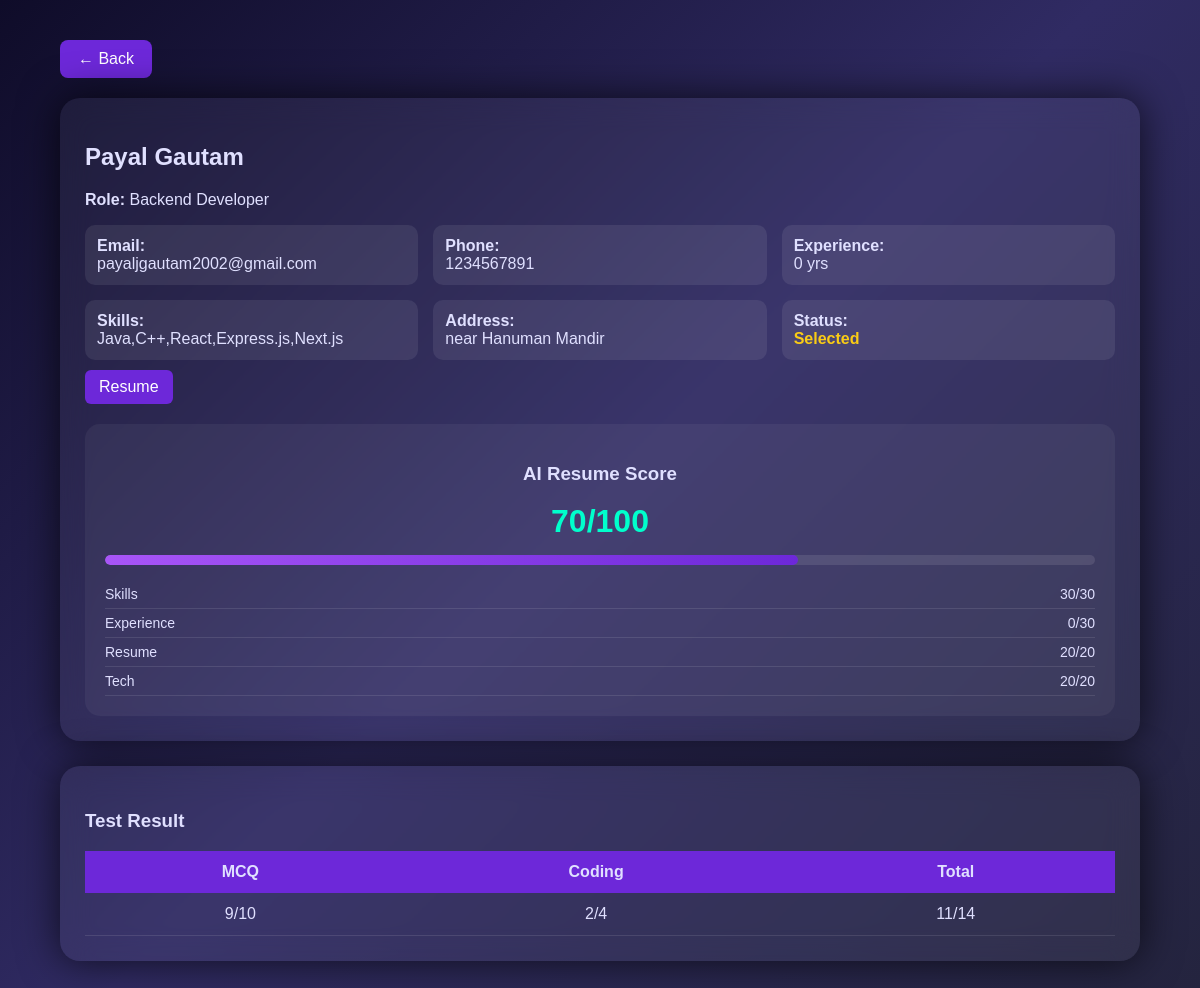
The app's page /application/39/ (signed in) with its own data.
### user_auth/models.py (models this page shows, shortened)
class Application(models.Model):
    STATUS_CHOICES = [
        ('Under Review', 'Under Review'),
        ('Shortlisted', 'Shortlisted'),
        ('Interview Scheduled', 'Interview Scheduled'),
        ('Accepted', 'Accepted'),
        ('Rejected', 'Rejected')
    ]
    user = models.ForeignKey(custom_user, on_delete=models.CASCADE, related_name='applications')
    full_name = models.CharField(max_length=255)
    email = models.EmailField()
    phone = models.CharField(
        max_length=10,
        validators=[RegexValidator(regex=r'^\d{10}$', message="Phone number must be exactly 10 digits.")],
        blank=True,
        null=True
    )
    address = models.TextField()
    skills = models.CharField(max_length=255)
    experience = models.IntegerField()
    preferred_technology = models.CharField(max_length=255)
    company_name = models.CharField(max_length=255, blank=True, null=True)
    linkedin = models.URLField(blank=True, null=True)
    github = models.URLField(blank=True, null=True)
    freshers = models.CharField(max_length=255)
    internship_role = models.CharField(max_length=255)
    internship = models.ForeignKey(
    InternshipPost,
    on_delete=models.CASCADE,
    related_name='applications',
    null=True,  # allow null for existing rows
    blank=True
    )
    resume = models.FileField(upload_to='resumes/', blank=True, null=True)
    certificates = models.FileField(upload_to='certificates/', blank=True, null=True)
    applied_on = models.DateTimeField(auto_now_add=True)
    status = models.CharField(max_length=50, choices=STATUS_CHOICES, default='Under Review')
    test_taken = models.BooleanField(default=False)
    passed = models.BooleanField(default=False)

class TestResult(models.Model):
    user = models.ForeignKey(custom_user, on_delete=models.CASCADE)
    application = models.ForeignKey(Application, on_delete=models.CASCADE, null=True, blank=True)
    score = models.IntegerField()
    total_questions = models.IntegerField()
    mcq_score = models.IntegerField(default=0)
    mcq_total = models.IntegerField(default=0)
    coding_score = models.IntegerField(default=0)
    coding_total = models.IntegerField(default=0)
    submitted_at = models.DateTimeField(auto_now_add=True)
    passed = models.BooleanField(default=False)

### user_auth/views.py (the view)
# urls.py: path('application/<int:app_id>/', views.view_application, name='view_application'),
@login_required
def view_application(request, app_id):
    application = get_object_or_404(Application, id=app_id)
    if request.user.is_superuser:
        pass
    elif request.user.role == "company":
        if application.company_name != request.user.company_profile.company_name:
            messages.error(request, "Unauthorized ❌")
            return redirect("company_dashboard")
    else:
        messages.error(request, "Unauthorized ❌")
        return redirect("home")
    ai_score = calculate_score(application)
    skills_score = 30 if application.skills else 0
    exp_score = min(application.experience * 10, 30) if application.experience else 0
    resume_score = 20 if application.resume else 0
    tech_score = 20 if application.preferred_technology else 0
    application.ai_score = ai_score  # temporary attach
    from .models import TestResult
    test_result = TestResult.objects.filter(application=application).order_by('-id').first()
    role_name = DOMAIN_ROLE_MAP.get(application.internship_role, application.internship_role)
    context = {
        "application": application,
        "test_result": test_result,
        "role_name": role_name,
        "skills_score": skills_score,
        "exp_score": exp_score,
        "resume_score": resume_score,
        "tech_score": tech_score,
    }
    return render(request, "view_application.html", context)

### user_auth/views.py (called while the page is built)
def calculate_score(application):
    score = 0
    if application.skills:
        score += 30
    if application.experience:
        score += min(application.experience * 10, 30)
    if application.resume:
        score += 20
    if application.preferred_technology:
        score += 20
    return score

### templates/view_application.html (shortened to what this page needs)
{% load static %}
<!DOCTYPE html>
<html lang="en">
<head>
</head>
<body>
<div class="container">
<a href="{% url 'admin_panel' %}" class="back-btn">← Back</a>
<div class="card">
<h2>{{ application.full_name }}</h2>
<p><b>Role:</b> {{ role_name }}</p>
<div class="grid">
<div class="info"><b>Email:</b><br>{{ application.email }}</div>
<div class="info"><b>Phone:</b><br>{{ application.phone }}</div>
<div class="info"><b>Experience:</b><br>{{ application.experience }} yrs</div>
<div class="info"><b>Skills:</b><br>{{ application.skills }}</div>
<div class="info"><b>Address:</b><br>{{ application.address }}</div>
<div class="info">
<b>Status:</b><br>
{% if application.status == "Shortlisted" %}
<span class="pass">{{ application.status }}</span>
{% elif application.status == "Rejected" %}
<span class="fail">{{ application.status }}</span>
{% else %}
<span class="pending">{{ application.status }}</span>
{% endif %}
</div>
</div>
{% if application.resume %}
<a class="btn" href="{{ application.resume.url }}">Resume</a>
{% endif %}
<div class="ai-score">
<h3>AI Resume Score</h3>
<div class="ai-value">
    {{ application.ai_score|default:0 }}/100
</div>
<div class="progress-bar">
    <div class="progress-fill" id="progressFill"></div>
</div>
<div class="item">
    <span>Skills</span>
    <span>{{ skills_score }}/30</span>
</div>
<div class="item">
    <span>Experience</span>
    <span>{{ exp_score }}/30</span>
</div>
<div class="item">
    <span>Resume</span>
    <span>{{ resume_score }}/20</span>
</div>
<div class="item">
    <span>Tech</span>
    <span>{{ tech_score }}/20</span>
</div>
</div>
</div>
<div class="card">
<h3>Test Result</h3>
{% if not application.test_taken %}
<p class="pending">Not Attempted</p>
{% elif test_result %}
<table class="score-table">
<tr>
<th>MCQ</th>
<th>Coding</th>
<th>Total</th>
</tr>
<tr>
<td>{{ test_result.mcq_score }}/{{ test_result.mcq_total }}</td>
<td>{{ test_result.coding_score }}/{{ test_result.coding_total }}</td>
<td>{{ test_result.score }}/{{ test_result.total_questions }}</td>
</tr>
</table>
{% else %}
<p>No result</p>
{% endif %}
</div>
</div>
</body>
</html>

### templates/view_application.html (style rules this page uses)
body { margin:0; font-family:'Poppins',sans-serif; background: linear-gradient(135deg, #0f0c29, #302b63, #24243e); color:#e0e0ff; }
.container { width:90%; margin:40px auto; }
.back-btn { display:inline-block; margin-bottom:20px; background:#6d28d9; color:white; padding:10px 18px; border-radius:8px; text-decoration:none; }
.card { background: rgba(255,255,255,0.05); backdrop-filter: blur(15px); padding:25px; border-radius:20px; box-shadow:0 0 40px rgba(0,0,0,0.7); margin-bottom:25px; }
.grid { display:grid; grid-template-columns: repeat(auto-fit, minmax(250px,1fr)); gap:15px; }
.info { background: rgba(255,255,255,0.08); padding:12px; border-radius:10px; }
.btn { display:inline-block; background:#6d28d9; color:white; padding:8px 14px; border-radius:6px; text-decoration:none; margin-top:10px; }
.pending { color:#facc15; font-weight:bold; }
.score-table { width:100%; border-collapse: collapse; margin-top:15px; }
.score-table th { background:#6d28d9; padding:12px; }
.score-table td { padding:12px; text-align:center; border-bottom:1px solid rgba(255,255,255,0.1); }
.ai-score { margin-top:20px; padding:20px; border-radius:15px; background: rgba(255,255,255,0.05); text-align:center; }
.ai-value { font-size:32px; font-weight:bold; color:#00ffcc; }
.progress-bar { width:100%; height:10px; background: rgba(255,255,255,0.1); border-radius:10px; margin:15px 0; overflow:hidden; }
.progress-fill { height:100%; width:0%; background: linear-gradient(90deg, #a855f7, #6d28d9); border-radius:10px; transition:0.8s ease; }
.item { display:flex; justify-content:space-between; padding:6px 0; font-size:14px; border-bottom:1px solid rgba(255,255,255,0.1); }

### records on screen
Application: full_name "Payal Gautam", internship_role "Backend Developer", email "payaljgautam2002@gmail.com", phone "1234567891", experience "0", skills "Java,C++,React,Express.js,Next.js", address "near Hanuman Mandir", status "Selected", ai_score "70"
TestResult: mcq_score "9", mcq_total "10", coding_score "2", coding_total "4", score "11", total_questions "14"

### other values on screen
{{ skills_score }} "30"
{{ exp_score }} "0"
{{ resume_score }} "20"
{{ tech_score }} "20"
